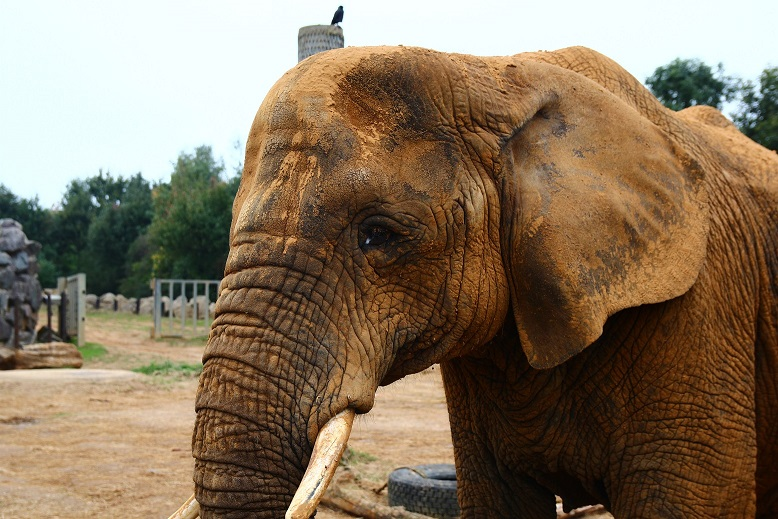
#> input picture Imagens/elefante.jpg, 778 x 519 px, found by its file name
$ python filtros_Comuns2.py   (older library calls are emulated)
#> lines starting #> are read from the running program, lines starting #| are printed output that depends on the picture; after the words box and inside, x2 and y2 are one past the last pixel; in counts of white or black regions, pixels touching at a corner belong together
import cv2
import numpy as np

image = cv2.imread('../../imagens/elefante.jpg')
#> image is the input picture: shape (519, 778, 3); mean B, G, R 95.2, 117.2, 135.3

# Filtro Sobel - Aplicação em X
sobelX = cv2.Sobel(image,cv2.CV_64F,1,0,ksize=5)  # x
cv2.imshow('Sobel - X', sobelX)
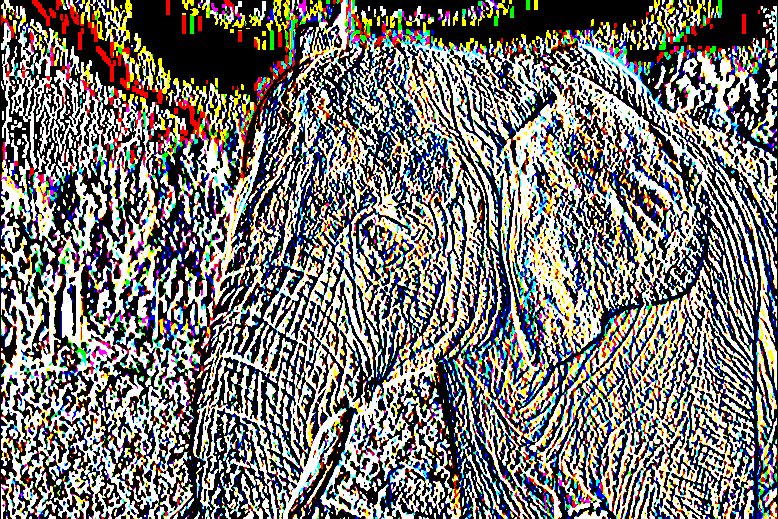
#> window 'Sobel - X': shape (519, 778, 3); mean B, G, R 115.4, 119.1, 121.5
cv2.waitKey(0)

# Filtro Sobel - Aplicação em Y
sobelY = cv2.Sobel(image,cv2.CV_64F,0,1,ksize=5)  # y
cv2.imshow('Sobel - Y', sobelY)
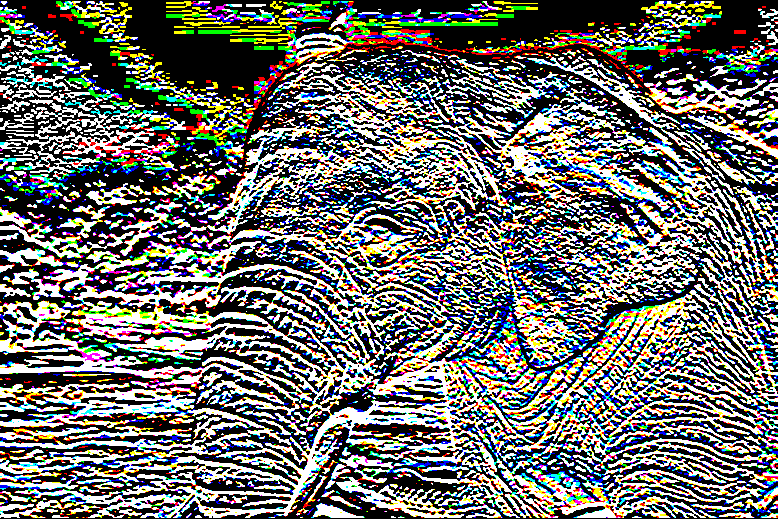
#> window 'Sobel - Y': shape (519, 778, 3); mean B, G, R 106, 109.7, 109.1
cv2.waitKey(0)

# Filtro Mediano
laplacian = cv2.Laplacian(image,cv2.CV_64F)  # y
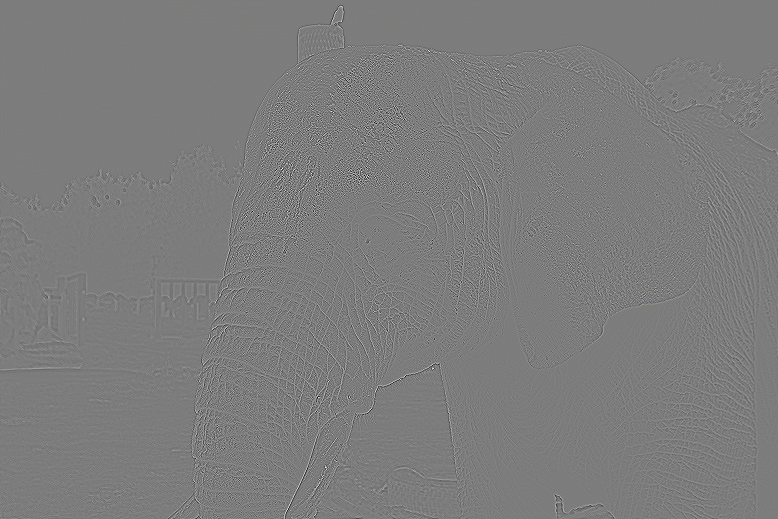
#> laplacian: shape (519, 778, 3) float64; mean B, G, R 0, 0, 0; drawn with min black and max white
cv2.imshow('Filtro Laplaciano', laplacian)
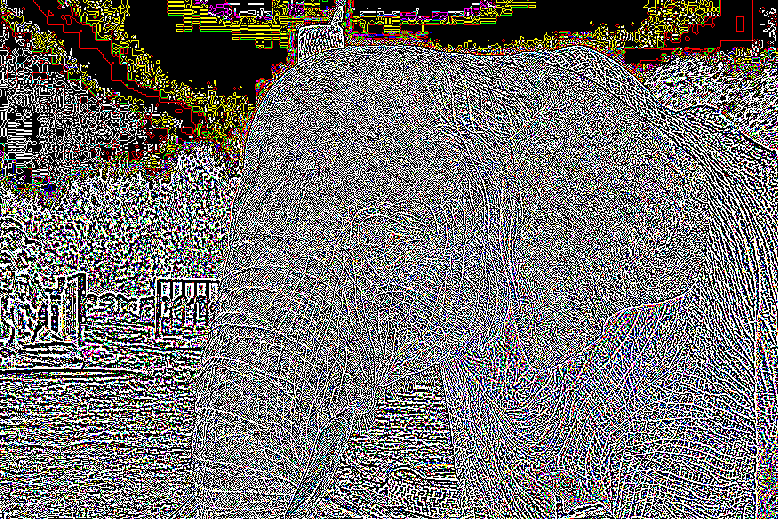
#> window 'Filtro Laplaciano': shape (519, 778, 3); mean B, G, R 110.1, 112, 114
cv2.waitKey(0)

# Filtro Canny
canny = cv2.Canny(image,30, 200)
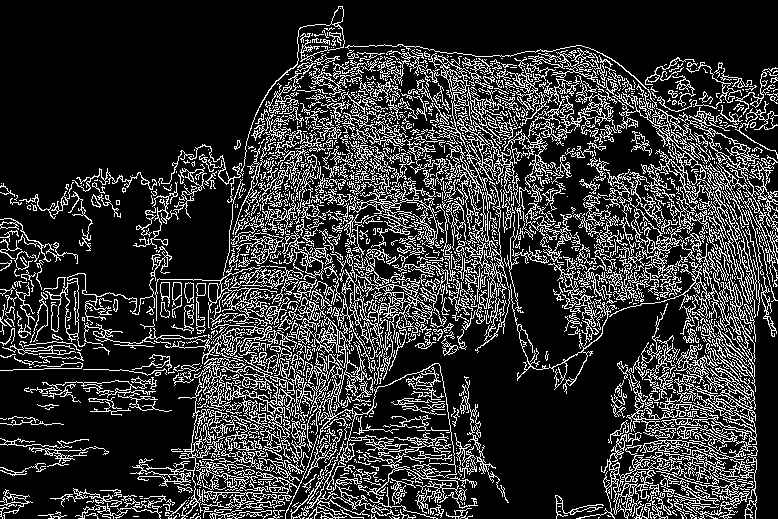
#> canny: shape (519, 778); 20% white in thin lines or dots
cv2.imshow('Filtro Canny', canny)
cv2.waitKey(0)

# Filtro Canny Imagem Escala Cinza
gray = cv2.cvtColor(image,cv2.COLOR_BGR2GRAY)
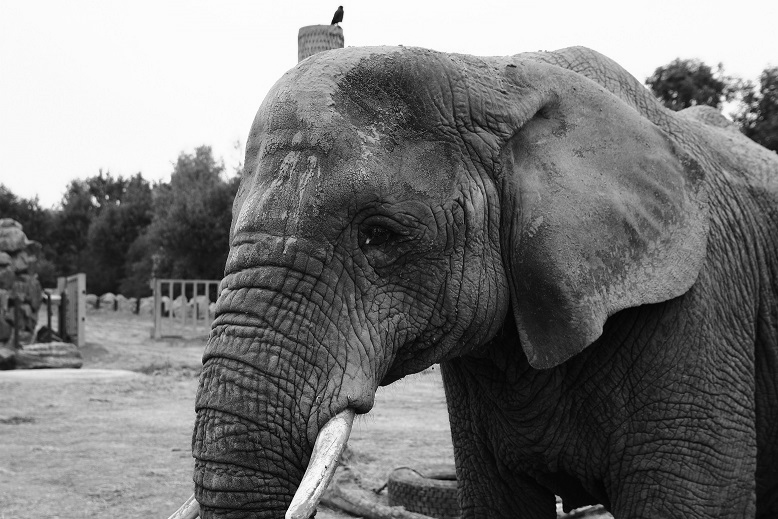
#> gray: shape (519, 778); min 0, max 255, mean 120.1
cannyCinza = cv2.Canny(gray,30, 200)
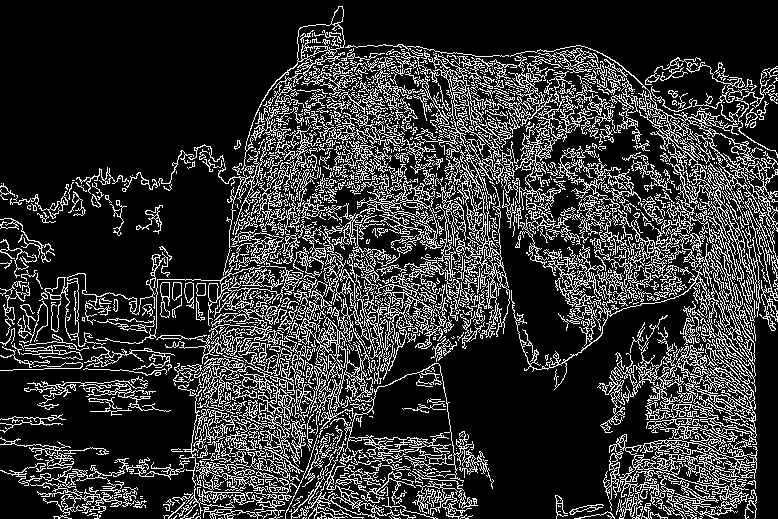
#> cannyCinza: shape (519, 778); 20% white in thin lines or dots
cv2.imshow('Filtro Canny - Escala Cinza', cannyCinza)
cv2.waitKey(0)

$ run again, with Imagens/cachorro.jpg copied over Imagens/elefante.jpg
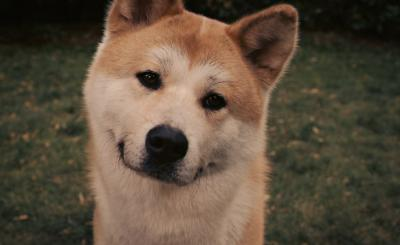
#> input picture Imagens/cachorro.jpg, 400 x 245 px, found by its file name
#> image is the input picture: shape (245, 400, 3); mean B, G, R 60.8, 77.6, 92
#> `canny = cv2.Canny(image,30, 200)`:
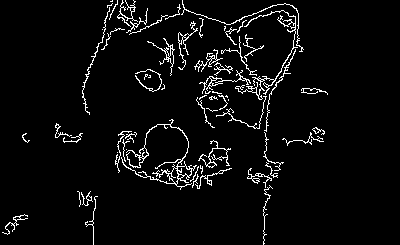
#> canny: shape (245, 400); 4.5% white in thin lines or dots, all inside (x1, y1, x2, y2) = (2, 0, 328, 245)
#> `cannyCinza = cv2.Canny(gray,30, 200)`:
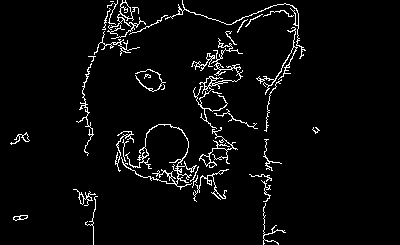
#> cannyCinza: shape (245, 400); 4% white in thin lines or dots, all inside (x1, y1, x2, y2) = (10, 0, 320, 245)

$ run again, with Imagens/estante_menor.jpg copied over Imagens/elefante.jpg
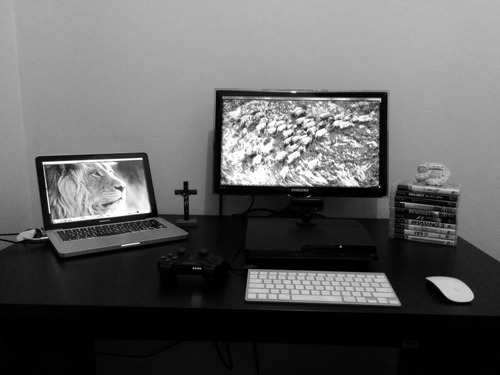
#> input picture Imagens/estante_menor.jpg, 500 x 375 px, found by its file name
#> image is the input picture: shape (375, 500, 3); min 0, max 255, mean 97
#> `cv2.imshow('Sobel - X', sobelX)`:
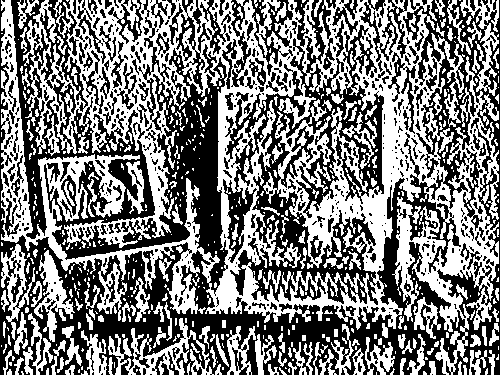
#> window 'Sobel - X': shape (375, 500, 3); 49% white; 549 white regions (372 under 20 px), largest, box (x1, y1, x2, y2) and area: (1, 0, 499, 375) 68274, (108, 318, 214, 375) 1918, (34, 250, 75, 342) 1241
#> `canny = cv2.Canny(image,30, 200)`:
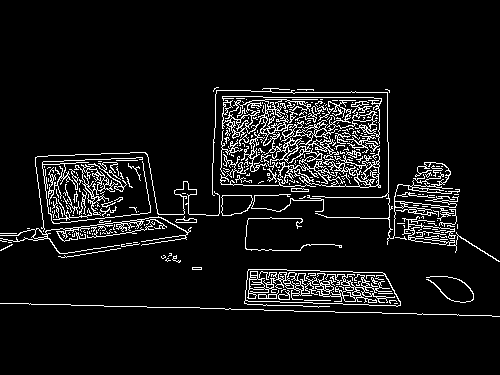
#> canny: shape (375, 500); 7.5% white in thin lines or dots, all inside (x1, y1, x2, y2) = (0, 87, 500, 317)
